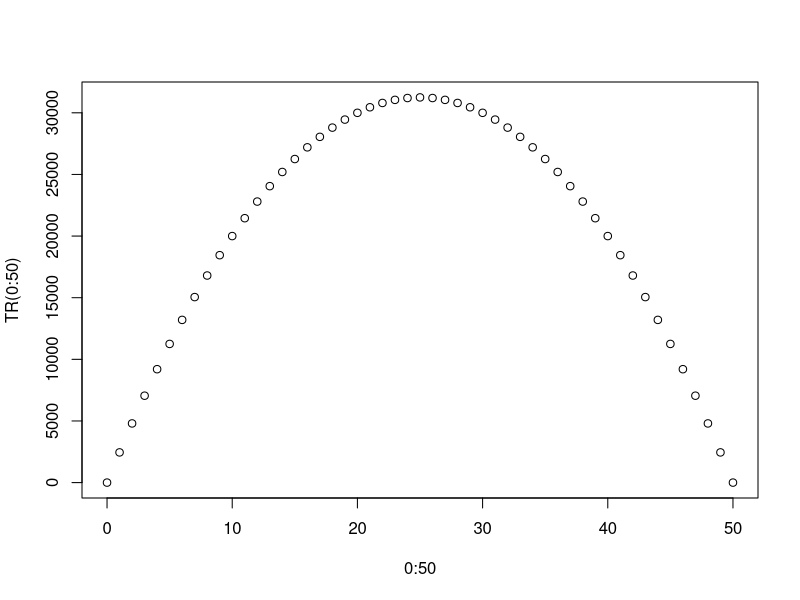

Reproduce this figure in R.

a = 50; b = .01
c = 0; d = .01

TR = function(TAX) TAX^2*(1/(-d-b))+TAX*((c-a)/(-d-b))

TR(0:50)

plot(0:50, TR(0:50))


QuadForm = function(a, b, c) {
  root1 = (-b + sqrt(b^2 - 4*a*c))/(2*a)
  root2 = (-b - sqrt(b^2 - 4*a*c))/(2*a)
  cbind(root1, root2)
}
  
QuadForm(1/(-d-b), (c-a)/(-d-b), -20000)
